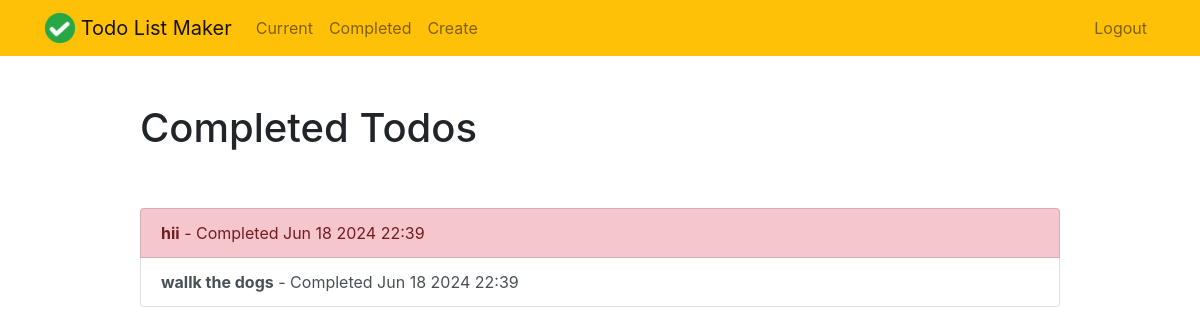
Page /completed/ (signed in) on the committed database.
### todo/models.py (models this page shows, shortened)
class Todo(models.Model):
    title = models.CharField(max_length=100)
    memo = models.TextField(blank=True)
    created = models.DateTimeField(auto_now_add=True)
    datecompleted = models.DateTimeField(null=True,blank=True)
    important= models.BooleanField(default=False)
    user=models.ForeignKey(User,on_delete=models.CASCADE)

### todo/views.py (the view)
# urls.py: path('completed/', views.completedtodos,name="completedtodos"),
@login_required
def completedtodos(request):
      todos=Todo.objects.filter(user=request.user,datecompleted__isnull=False).order_by('-datecompleted')
      return render(request,'todo/completedtodos.html',{'todos':todos})

### todo/templates/todo/completedtodos.html
{% extends 'todo/base.html' %}
{% block content %}
<div class="row justify-content-center mt-5">
    <div class="col-md-10">
        <h1>Completed Todos</h1>
    </div>
</div>
<div class="row justify-content-center mt-5">
    <div class="col-md-10">
        <div class="list-group">
            {% for todo in todos %}
                <a href="{% url 'viewtodo' todo.id %}" class="list-group-item list-group-item-action{% if todo.important %} list-group-item-danger{% endif %}"><b>{{ todo.title }}</b> - Completed {{ todo.datecompleted|date:'M j Y H:i' }}</a>
            {% endfor %}
        </div>
    </div>
</div>
{% endblock %}

### rows in the picture
Todo: title "hii", datecompleted "Jun 18 2024 22:39"
Todo: title "wallk the dogs", datecompleted "Jun 18 2024 22:39"
